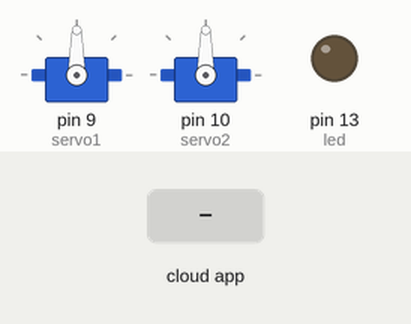
This sketch was run on a simulated Arduino Uno, built with avr-gcc and run on an emulated ATmega328P. Parts: 2 × servo, output pins drawn as LEDs (lit = HIGH). The inputs (shaded band) are chosen by the test bench. The ROS host is connected and sends only what is stated.

Above: at 1.2 s.
1.3 s: the phone or cloud app sets servo1 to 0
At 1.8 s:
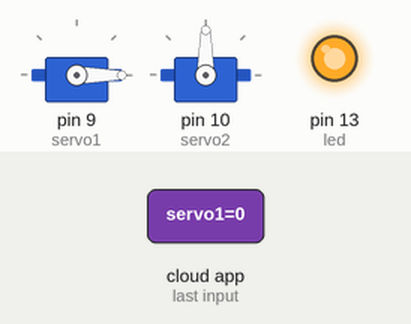
2.8 s: the phone or cloud app sets servo2 to 0
At 4.0 s:
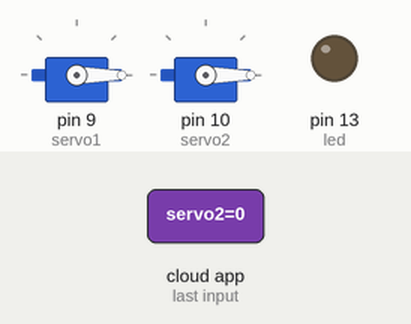
4.3 s: the phone or cloud app sets servo1 to 45
At 5.3 s:
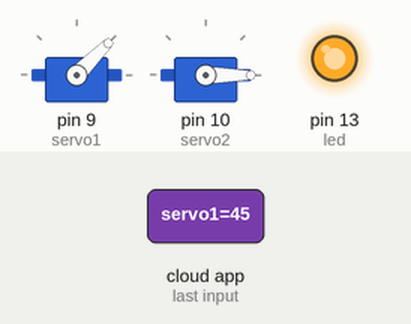
5.8 s: the phone or cloud app sets servo2 to 45
At 6.5 s:
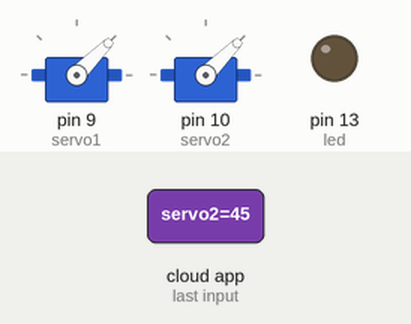
7.3 s: the phone or cloud app sets servo1 to 90
At 7.6 s:
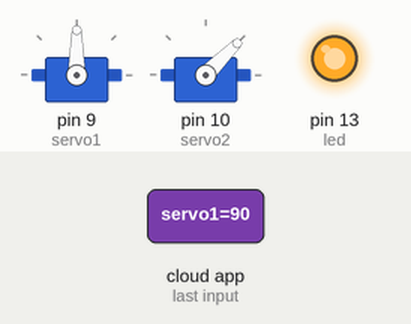
8.8 s: the phone or cloud app sets servo2 to 180
At 10.0 s:
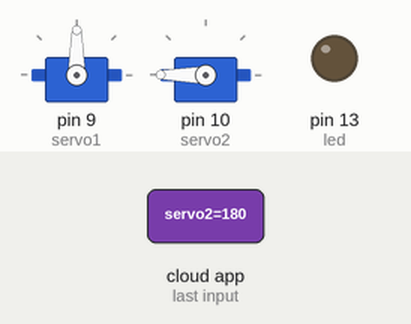
Timing chart, 0 to 11.3 s (numbered marks = the images above; inputs shaded):
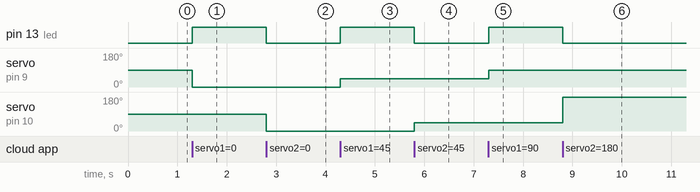

Measured:
- after the input at 1.3 s, pin 13 (led): LOW → HIGH at once; servo on pin 9 (servo1): 90° → 0° at once
- after the input at 2.8 s, pin 13 (led): HIGH → LOW at once; servo on pin 10 (servo2): 90° → 0° at once
- after the input at 4.3 s, pin 13 (led): LOW → HIGH at once; servo on pin 9 (servo1): 0° → 45° at once
- after the input at 5.8 s, pin 13 (led): HIGH → LOW at once; servo on pin 10 (servo2): 0° → 45° at once
- after the input at 7.3 s, pin 13 (led): LOW → HIGH at once; servo on pin 9 (servo1): 45° → 90° at once
- after the input at 8.8 s, pin 13 (led): HIGH → LOW at once; servo on pin 10 (servo2): 45° → 180° at once

The sketch:

MockBotSerialServoADC.ino
```cpp
/*
 * MockBotSerial Arduino
 * Author: chrimo@moccy.xdsnet.de
 * Changes:
 * -control of 2 servos (servo1 pin9, servo2 pin10)
 * -reading ADC0-ADC5
 * - adc0 Battery Voltage
 * - adc1 Batter Loader Voltage
 * Todo:
 * -TWI/I2C ACCEL-Sensor
 * -TWI/I2C ULTRASONIC-Sensor
 *
 *
 * Version date: 0.2011.10.08.17.00
 *
 * rosserial Servo Control Example
 *
 * This sketch demonstrates the control of hobby R/C servos
 * using ROS and the arduiono
 *
 * For the full tutorial write up, visit
 * www.ros.org/wiki/rosserial_arduino_demos
 *
 * For more information on the Arduino Servo Library
 * Checkout :
 * http://www.arduino.cc/en/Reference/Servo
 */

#include <WProgram.h>
#include <Servo.h>
#include <ros.h>
#include <std_msgs/UInt16.h>
/*
#include <rosserial_arduino/Adc.h>
*/

Servo servo1, servo2;

void ROS_CALLBACK1( const std_msgs::UInt16& cmd_msg1){
  servo1.write(cmd_msg1.data);                       //set servo angle, should be from 0-180
  digitalWrite(13, HIGH-digitalRead(13));          //toggle led
}

void ROS_CALLBACK2( const std_msgs::UInt16& cmd_msg2){
  servo2.write(cmd_msg2.data);                       //set servo angle, should be from 0-180
  digitalWrite(13, HIGH-digitalRead(13));          //toggle led
}

ros::NodeHandle nh;
ros::Subscriber <std_msgs::UInt16> sub1("/MockBot/servo1", ROS_CALLBACK1);
ros::Subscriber <std_msgs::UInt16> sub2("MockBot/servo2", ROS_CALLBACK2);

/*
rosserial_arduino::Adc adc_msg;
ros::Publisher pub("/MockBot/adc", &adc_msg);
*/

void setup(){
  pinMode(13, OUTPUT);

  nh.initNode();
  nh.subscribe(sub1);
  nh.subscribe(sub2);

/*
  nh.advertise(pub);
*/

  servo1.attach(9); //attach it to pin 9
  servo2.attach(10); //attach it to pin 10
}

/*
int averageAnalog(int pin){
  int v=0;
  for(int i=0; i<4; i++) v+= analogRead(pin);
  return v/4;
}

long adc_timer;
*/

void loop(){

/*
  adc_msg.adc0 = averageAnalog(0);
  adc_msg.adc1 = averageAnalog(1);
  adc_msg.adc2 = averageAnalog(2);
  adc_msg.adc3 = averageAnalog(3);
  adc_msg.adc4 = averageAnalog(4);
  adc_msg.adc5 = averageAnalog(5);

  pub.publish(&adc_msg);
*/

  nh.spinOnce();
/*
  delay(1);
*/
}
```
